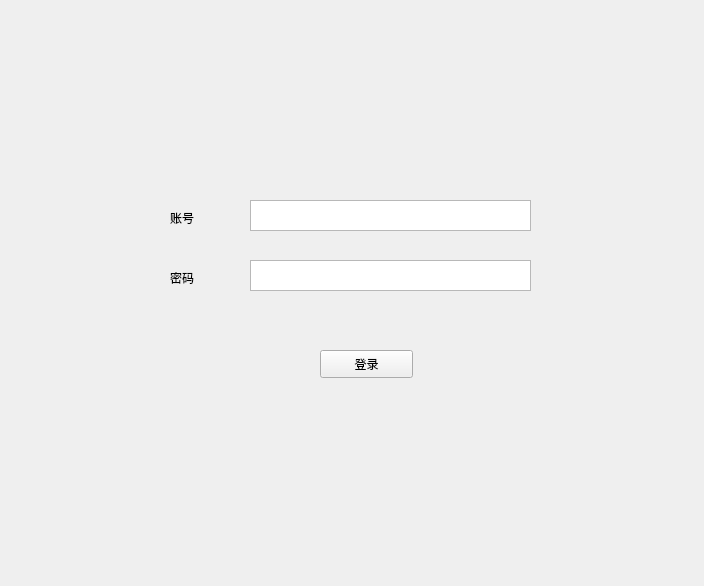
<?xml version="1.0" encoding="UTF-8"?>
<ui version="4.0">
 <class>Form</class>
 <widget class="QWidget" name="Form">
  <property name="geometry">
   <rect>
    <x>0</x>
    <y>0</y>
    <width>704</width>
    <height>586</height>
   </rect>
  </property>
  <property name="windowTitle">
   <string>Form</string>
  </property>
  <widget class="QPushButton" name="pushButton">
   <property name="geometry">
    <rect>
     <x>320</x>
     <y>350</y>
     <width>93</width>
     <height>28</height>
    </rect>
   </property>
   <property name="text">
    <string>登录</string>
   </property>
  </widget>
  <widget class="QTextEdit" name="textEdit">
   <property name="geometry">
    <rect>
     <x>250</x>
     <y>200</y>
     <width>281</width>
     <height>31</height>
    </rect>
   </property>
  </widget>
  <widget class="QLabel" name="label">
   <property name="geometry">
    <rect>
     <x>170</x>
     <y>210</y>
     <width>72</width>
     <height>15</height>
    </rect>
   </property>
   <property name="text">
    <string>账号</string>
   </property>
  </widget>
  <widget class="QLabel" name="label_2">
   <property name="geometry">
    <rect>
     <x>170</x>
     <y>270</y>
     <width>72</width>
     <height>15</height>
    </rect>
   </property>
   <property name="text">
    <string>密码</string>
   </property>
  </widget>
  <widget class="QTextEdit" name="textEdit_2">
   <property name="geometry">
    <rect>
     <x>250</x>
     <y>260</y>
     <width>281</width>
     <height>31</height>
    </rect>
   </property>
  </widget>
 </widget>
 <resources/>
 <connections/>
</ui>
